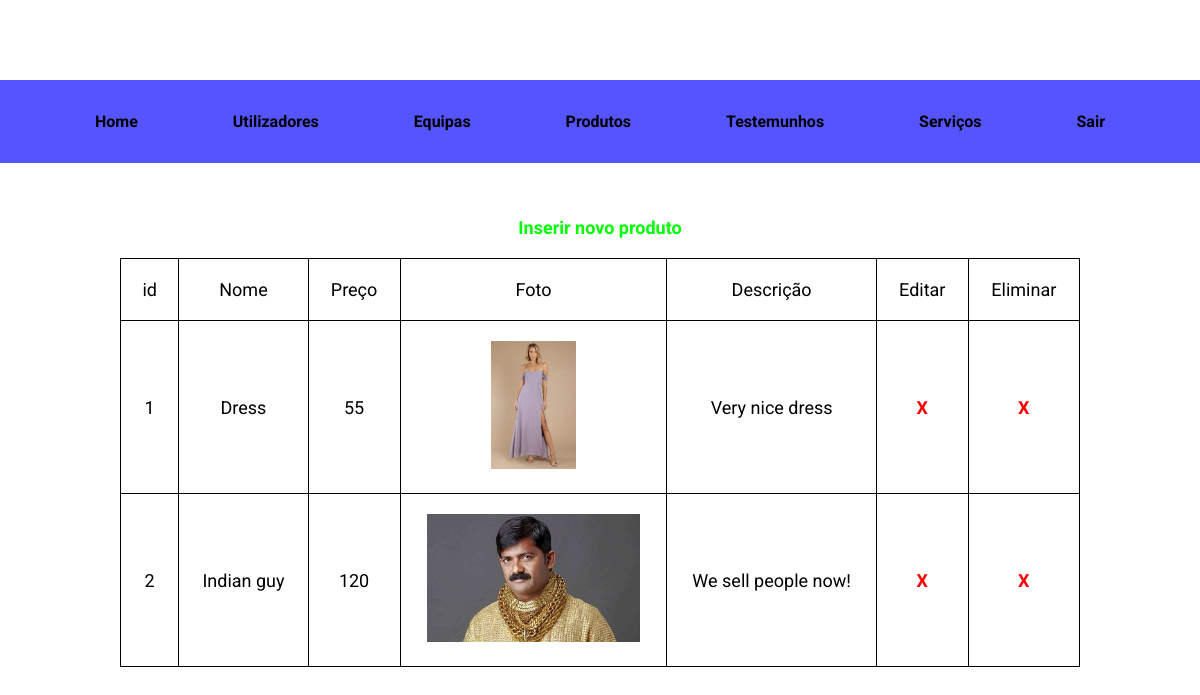
/admin/produtos/index.php (signed in), run on the app's committed database.
### tables this page shows
CREATE TABLE `produtos` (
  `id` int(11) NOT NULL,
  `nome` varchar(50) NOT NULL,
  `preco` int(11) NOT NULL,
  `foto` varchar(50) NOT NULL,
  `descricao` varchar(50) NOT NULL
);

### include/db.inc.php (called while the page is built, shortened)
<?php
global $arrConfig;
$arrConfig['servername']='localhost';
$arrConfig['username']='root';
$arrConfig['password']='';
$arrConfig['dbname']='lmtm_shop';
$arrConfig['conn'] = my_connect($arrConfig);
function my_connect($arrConfig) {
	$conn = new mysqli($arrConfig['servername'], $arrConfig['username'], $arrConfig['password'], $arrConfig['dbname']);
	$conn->set_charset('utf8');
	return $conn;
}
function my_query($sql) {
	global $arrConfig;
	$result = $arrConfig['conn']->query($sql);
	if(isset($result->num_rows)) {
		$arrRes = array();
		if ($result->num_rows > 0) {
		    while($row = $result->fetch_assoc()) {
		        $arrRes[] = $row;
		    }
		}
		return $arrRes;
	}
	return 0;
}

### admin/produtos/index.php (the view, shortened to what this page needs)
<?php
include '../../include/config.inc.php';
include $dir_site . '/include/db.inc.php';
?>
<!DOCTYPE html>
<html lang="en">
<head>
  <link rel="stylesheet" href="../css/admin.css">
  <link rel="stylesheet" href="../css/paginas.css">
</head>
<body>
  <?php
  include $dir_site . '/include/menu.inc.php';
  ?>
  <div class="content">
    <a class="botao" href="inserir.php">Inserir novo produto</a>
    <table border="1" width="600">
      <tr class="legenda">
        <td>id</td>
        <td>Nome</td>
        <td>Preço</td>
        <td>Foto</td>
        <td>Descrição</td>
        <td>Editar</td>
        <td>Eliminar</td>
      </tr>
      <?php
      $query = "SELECT * FROM produtos";
      $resultado = my_query($query);
      foreach ($resultado as $produtos) {
      ?>
        <tr>
          <td><?php echo $produtos['id']; ?></td>
          <td><?php echo $produtos['nome']; ?></td>
          <td><?php echo $produtos['preco']; ?></td>
          <td><img src="../../img/<?php echo $produtos['foto']; ?>" height="128" /></td>
          <td><?php echo $produtos['descricao']; ?></td>
          <td><a class="botao_tabela" href="editar.php?id=<?php echo $produtos['id']; ?>">X</a></td>
          <td><a class="botao_tabela" href="eliminar.php?id=<?php echo $produtos['id']; ?>">X</a></td>
        </tr>
      <?php
      }
      ?>
    </table>
  </div>
</body>
</html>

### admin/css/admin.css (style rules this page uses)
body { font-family: 'Roboto'; width: 100%; margin: 0; padding: 0; }
.content { text-align: center; margin-top: 3em; font-size: 35px; }

### admin/css/paginas.css (style rules this page uses)
.content { font-size: 18px; }
table { border-collapse: collapse; width: 80%; margin: 20px auto; }
td { border: 1px solid #000; padding: 20px; }
a { color: #f00; font-weight: bold; text-decoration: none; }
.botao { color: #0f0; }

### data on the page
produtos: id "1", nome "Dress", preco "55", foto (picture), descricao "Very nice dress"
produtos: id "2", nome "Indian guy", preco "120", foto (picture), descricao "We sell people now!"
